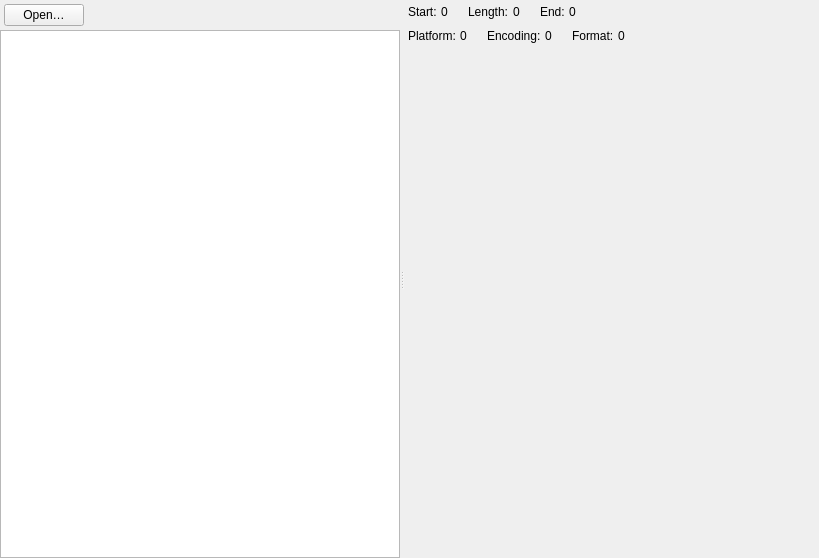
<?xml version="1.0" encoding="UTF-8"?>
<ui version="4.0">
 <class>FmMain</class>
 <widget class="QMainWindow" name="FmMain">
  <property name="geometry">
   <rect>
    <x>0</x>
    <y>0</y>
    <width>819</width>
    <height>558</height>
   </rect>
  </property>
  <property name="windowTitle">
   <string>TTF browser</string>
  </property>
  <widget class="QWidget" name="centralwidget">
   <layout class="QHBoxLayout" name="horizontalLayout">
    <property name="leftMargin">
     <number>0</number>
    </property>
    <property name="topMargin">
     <number>0</number>
    </property>
    <property name="rightMargin">
     <number>0</number>
    </property>
    <property name="bottomMargin">
     <number>0</number>
    </property>
    <item>
     <widget class="QSplitter" name="splitMain">
      <property name="orientation">
       <enum>Qt::Orientation::Horizontal</enum>
      </property>
      <widget class="QWidget" name="wiLeft" native="true">
       <layout class="QVBoxLayout" name="verticalLayout">
        <property name="spacing">
         <number>0</number>
        </property>
        <property name="leftMargin">
         <number>0</number>
        </property>
        <property name="topMargin">
         <number>0</number>
        </property>
        <property name="rightMargin">
         <number>0</number>
        </property>
        <property name="bottomMargin">
         <number>0</number>
        </property>
        <item>
         <widget class="QWidget" name="wiLeftBar" native="true">
          <layout class="QHBoxLayout" name="horizontalLayout_2">
           <property name="leftMargin">
            <number>4</number>
           </property>
           <property name="topMargin">
            <number>4</number>
           </property>
           <property name="rightMargin">
            <number>4</number>
           </property>
           <property name="bottomMargin">
            <number>4</number>
           </property>
           <item>
            <widget class="QPushButton" name="btOpen">
             <property name="text">
              <string>Open…</string>
             </property>
            </widget>
           </item>
           <item>
            <spacer name="horizontalSpacer">
             <property name="orientation">
              <enum>Qt::Orientation::Horizontal</enum>
             </property>
             <property name="sizeHint" stdset="0">
              <size>
               <width>40</width>
               <height>20</height>
              </size>
             </property>
            </spacer>
           </item>
          </layout>
         </widget>
        </item>
        <item>
         <widget class="QTreeView" name="treeStructure">
          <attribute name="headerVisible">
           <bool>false</bool>
          </attribute>
         </widget>
        </item>
       </layout>
      </widget>
      <widget class="QWidget" name="wiRight" native="true">
       <layout class="QVBoxLayout" name="verticalLayout_3">
        <property name="spacing">
         <number>0</number>
        </property>
        <property name="leftMargin">
         <number>0</number>
        </property>
        <property name="topMargin">
         <number>0</number>
        </property>
        <property name="rightMargin">
         <number>0</number>
        </property>
        <property name="bottomMargin">
         <number>0</number>
        </property>
        <item>
         <layout class="QVBoxLayout" name="verticalLayout_2" stretch="0,0,1">
          <property name="spacing">
           <number>0</number>
          </property>
          <item>
           <widget class="QWidget" name="wiPos" native="true">
            <property name="sizePolicy">
             <sizepolicy hsizetype="Expanding" vsizetype="Expanding">
              <horstretch>0</horstretch>
              <verstretch>0</verstretch>
             </sizepolicy>
            </property>
            <layout class="QHBoxLayout" name="horizontalLayout_3" stretch="0,0,0,0,0,0,0,0,1">
             <property name="spacing">
              <number>4</number>
             </property>
             <property name="sizeConstraint">
              <enum>QLayout::SizeConstraint::SetNoConstraint</enum>
             </property>
             <property name="leftMargin">
              <number>4</number>
             </property>
             <property name="topMargin">
              <number>2</number>
             </property>
             <property name="rightMargin">
              <number>4</number>
             </property>
             <property name="bottomMargin">
              <number>2</number>
             </property>
             <item>
              <widget class="QLabel" name="lbStartName">
               <property name="text">
                <string>Start:</string>
               </property>
              </widget>
             </item>
             <item>
              <widget class="QLabel" name="lbStartValue">
               <property name="text">
                <string>0</string>
               </property>
              </widget>
             </item>
             <item>
              <spacer name="horizontalSpacer_3">
               <property name="orientation">
                <enum>Qt::Orientation::Horizontal</enum>
               </property>
               <property name="sizeHint" stdset="0">
                <size>
                 <width>16</width>
                 <height>6</height>
                </size>
               </property>
              </spacer>
             </item>
             <item>
              <widget class="QLabel" name="lbLenName">
               <property name="text">
                <string>Length:</string>
               </property>
              </widget>
             </item>
             <item>
              <widget class="QLabel" name="lbLenValue">
               <property name="text">
                <string>0</string>
               </property>
              </widget>
             </item>
             <item>
              <spacer name="horizontalSpacer_4">
               <property name="orientation">
                <enum>Qt::Orientation::Horizontal</enum>
               </property>
               <property name="sizeHint" stdset="0">
                <size>
                 <width>16</width>
                 <height>6</height>
                </size>
               </property>
              </spacer>
             </item>
             <item>
              <widget class="QLabel" name="lbEndName">
               <property name="text">
                <string>End:</string>
               </property>
              </widget>
             </item>
             <item>
              <widget class="QLabel" name="lbEndValue">
               <property name="text">
                <string>0</string>
               </property>
              </widget>
             </item>
             <item>
              <spacer name="horizontalSpacer_2">
               <property name="orientation">
                <enum>Qt::Orientation::Horizontal</enum>
               </property>
               <property name="sizeHint" stdset="0">
                <size>
                 <width>40</width>
                 <height>20</height>
                </size>
               </property>
              </spacer>
             </item>
            </layout>
           </widget>
          </item>
          <item>
           <widget class="QWidget" name="wiCmap" native="true">
            <property name="sizePolicy">
             <sizepolicy hsizetype="Expanding" vsizetype="Expanding">
              <horstretch>0</horstretch>
              <verstretch>0</verstretch>
             </sizepolicy>
            </property>
            <layout class="QHBoxLayout" name="horizontalLayout_6" stretch="0,0,0,0,0,0,0,0,1">
             <property name="spacing">
              <number>4</number>
             </property>
             <property name="sizeConstraint">
              <enum>QLayout::SizeConstraint::SetNoConstraint</enum>
             </property>
             <property name="leftMargin">
              <number>4</number>
             </property>
             <property name="topMargin">
              <number>2</number>
             </property>
             <property name="rightMargin">
              <number>4</number>
             </property>
             <property name="bottomMargin">
              <number>2</number>
             </property>
             <item>
              <widget class="QLabel" name="lbPlatformName">
               <property name="text">
                <string>Platform:</string>
               </property>
              </widget>
             </item>
             <item>
              <widget class="QLabel" name="lbPlatformValue">
               <property name="text">
                <string>0</string>
               </property>
              </widget>
             </item>
             <item>
              <spacer name="horizontalSpacer_11">
               <property name="orientation">
                <enum>Qt::Orientation::Horizontal</enum>
               </property>
               <property name="sizeHint" stdset="0">
                <size>
                 <width>16</width>
                 <height>6</height>
                </size>
               </property>
              </spacer>
             </item>
             <item>
              <widget class="QLabel" name="lbEncodingName">
               <property name="text">
                <string>Encoding:</string>
               </property>
              </widget>
             </item>
             <item>
              <widget class="QLabel" name="lbEncodingValue">
               <property name="text">
                <string>0</string>
               </property>
              </widget>
             </item>
             <item>
              <spacer name="horizontalSpacer_12">
               <property name="orientation">
                <enum>Qt::Orientation::Horizontal</enum>
               </property>
               <property name="sizeHint" stdset="0">
                <size>
                 <width>16</width>
                 <height>6</height>
                </size>
               </property>
              </spacer>
             </item>
             <item>
              <widget class="QLabel" name="lbFormatName">
               <property name="text">
                <string>Format:</string>
               </property>
              </widget>
             </item>
             <item>
              <widget class="QLabel" name="lbFormatValue">
               <property name="text">
                <string>0</string>
               </property>
              </widget>
             </item>
             <item>
              <spacer name="horizontalSpacer_13">
               <property name="orientation">
                <enum>Qt::Orientation::Horizontal</enum>
               </property>
               <property name="sizeHint" stdset="0">
                <size>
                 <width>40</width>
                 <height>20</height>
                </size>
               </property>
              </spacer>
             </item>
            </layout>
           </widget>
          </item>
          <item>
           <widget class="QHexView" name="hxView" native="true">
            <property name="sizePolicy">
             <sizepolicy hsizetype="Expanding" vsizetype="Expanding">
              <horstretch>0</horstretch>
              <verstretch>0</verstretch>
             </sizepolicy>
            </property>
           </widget>
          </item>
         </layout>
        </item>
       </layout>
      </widget>
     </widget>
    </item>
   </layout>
  </widget>
 </widget>
 <customwidgets>
  <customwidget>
   <class>QHexView</class>
   <extends>QWidget</extends>
   <header>QHexView.h</header>
   <container>1</container>
  </customwidget>
 </customwidgets>
 <resources/>
 <connections/>
</ui>
